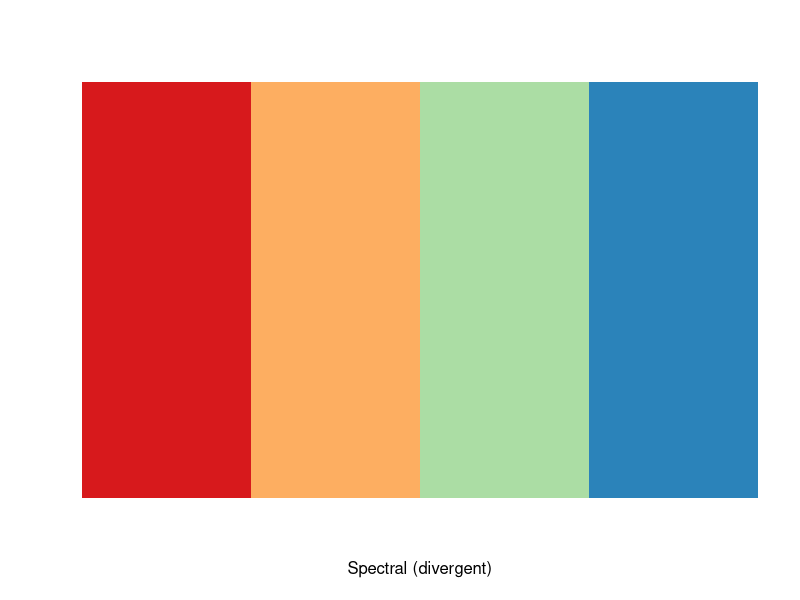

Source code (R): (Note: this script raises an error after producing the figure.)
rm(list=ls())

#library("epanetReader")
library("car")
library("dplyr")

##################################################
#ZOI.dat <- read.inp("hydro_echo_NAA_20220624.inp")
#str(ZOI.dat)



##################################################
library("RColorBrewer")
display.brewer.pal(4, "Spectral")
brewer.pal(4, "Spectral")

flow.dat <- read.csv("data_inflow/Inflow.csv")
flow.dat <- transform(flow.dat, bg.col = ifelse(OMR < -6000, "#D7191C95", ifelse(OMR < -4900 & OMR >-6000, "#FDAE6195", ifelse(OMR > -2200, "#2B83BA95", "#ABDDA495"))))
flow.dat <- transform(flow.dat, bg.col = as.character(bg.col))

flow.dat[1:50,]
flow.dat[400:500,]

head(flow.dat)
unique(flow.dat$OMR)

############### Quantile Subset ##############

flow.dat <- read.csv("data_inflow/Inflow.csv")

###############

Sac.quant <- quantile(flow.dat$Sac.cfs, probs = c(0.25, 0.5, 0.75))
Sjr.quant <- quantile(flow.dat$SJR.cfs, probs = c(0.25, 0.5, 0.75))
# Sac.quant <- quantile(flow.dat$Sac.cfs, probs = c(0.2, 0.5, 0.8))
# Sjr.quant <- quantile(flow.dat$SJR.cfs, probs = c(0.2, 0.5, 0.8))

Flow.subset <- transform(flow.dat, Sub.group = ifelse(Sac.cfs <=  1.2*Sac.quant[[2]] &
                                                        Sac.cfs >=  0.8*Sac.quant[[2]] &
                                                        SJR.cfs <= 1.2*Sjr.quant[[1]] &
                                                        SJR.cfs >= 0.8*Sjr.quant[[1]], "A",
                                                      ifelse(Sac.cfs <=  1.2*Sac.quant[[2]] &
                                                               Sac.cfs >=  0.8*Sac.quant[[2]] &
                                                               SJR.cfs <= 1.2*Sjr.quant[[2]] &
                                                               SJR.cfs >= 0.8*Sjr.quant[[2]], "B",
                                                             ifelse(Sac.cfs <=  1.2*Sac.quant[[2]] &
                                                                      Sac.cfs >=  0.8*Sac.quant[[2]] &
                                                                      SJR.cfs <= 1.2*Sjr.quant[[3]] &
                                                                      SJR.cfs >= 0.8*Sjr.quant[[3]], "C",
                                                                    ifelse(SJR.cfs <=  1.2*Sjr.quant[[2]] &
                                                                             SJR.cfs >=  0.8*Sjr.quant[[2]] &
                                                                             Sac.cfs <= 1.2*Sac.quant[[1]] &
                                                                             Sac.cfs >= 0.8*Sac.quant[[1]], "D",
                                                                           ifelse(SJR.cfs <=  1.2*Sjr.quant[[2]] &
                                                                                    SJR.cfs >=  0.8*Sjr.quant[[2]] &
                                                                                    Sac.cfs <= 1.2*Sac.quant[[3]] &
                                                                                    Sac.cfs >= 0.8*Sac.quant[[3]], "E", "F"))))))


Flow.subset <- subset(Flow.subset, Sub.group != "F")
nrow(Flow.subset)

### Summarize counts of OMR across groups ###

Flow.sum <- Flow.subset %>%
  group_by(OMR, Sub.group) %>%
  summarise(Count = length(OMR)) %>%
  as.data.frame(Flow.sum)

Flow.sum


## Added: plot the subsetted data to check -----------------------------------
library(ggplot2)
library(viridis)

plot.subsetted <- ggplot(Flow.subset) +
  geom_point(aes(x = Sac.cfs, y = SJR.cfs, color = Sub.group, shape = factor(OMR)), size = 3) +
  geom_vline(xintercept = Sac.quant[[2]], linetype = "dashed") +
  geom_hline(yintercept = Sjr.quant[[2]], linetype = "dashed") +
  labs(x = "Sacramento Inflow (cfs)", y = "SJR Inflow (cfs)") +
  scale_color_viridis(option = "turbo", discrete = TRUE) +
  theme_bw()

png(filename = here::here("figures", "plot_subsetteddata_quantiles.png"),
    width = 7, height = 5, units = "in",
    pointsize = 12, family = "sans", res = 300)
plot.subsetted
dev.off()





### Alternatively subset Directly ##
Flow.subset <- subset(flow.dat, Sac.cfs <=  1.2*Sac.quant[[2]] &
                        Sac.cfs >=  0.8*Sac.quant[[2]] &
                        SJR.cfs <= 1.2*Sjr.quant[[1]] &
                        SJR.cfs >= 0.8*Sjr.quant[[1]] |

                        Sac.cfs <=  1.2*Sac.quant[[2]] &
                        Sac.cfs >=  0.8*Sac.quant[[2]] &
                        SJR.cfs <= 1.2*Sjr.quant[[2]] &
                        SJR.cfs >= 0.8*Sjr.quant[[2]] |

                        Sac.cfs <=  1.2*Sac.quant[[2]] &
                        Sac.cfs >=  0.8*Sac.quant[[2]] &
                        SJR.cfs <= 1.2*Sjr.quant[[3]] &
                        SJR.cfs >= 0.8*Sjr.quant[[3]] |

                        SJR.cfs <=  1.2*Sjr.quant[[2]] &
                        SJR.cfs >=  0.8*Sjr.quant[[2]] &
                        Sac.cfs <= 1.2*Sac.quant[[1]] &
                        Sac.cfs >= 0.8*Sac.quant[[1]] |

                        SJR.cfs <=  1.2*Sjr.quant[[2]] &
                        SJR.cfs >=  0.8*Sjr.quant[[2]] &
                        Sac.cfs <= 1.2*Sac.quant[[3]] &
                        Sac.cfs >= 0.8*Sac.quant[[3]])

nrow(Flow.subset)


########################################################
################## Quantile Plot #######################
########################################################

jpeg(filename = "figures/Quantile_subset.jpg", height=7.5, width = 5.5, units="in", bg="white", res=500)

par(mfrow=c(2,1), oma=c(3.25, 3.75, 0.5, 1), mar=c(0.25, 0.75, 0.25, 0.25), bty="l")

plot(flow.dat$Sac.cfs, flow.dat$SJR.cfs, pch=21, lwd=0.25, bg=flow.dat$bg.col, cex=1.2, xlim=c(5000, 80000), ylim=c(0, 20000), las=1, xlab="", ylab="", axes=FALSE, frame=TRUE)
axis(1, at = c(20000, 40000, 60000, 80000), labels=FALSE)
axis(2, at = c(0, 5000, 10000, 15000, 20000), las=1)

polygon(c(0.8*Sac.quant[[2]], 1.2*Sac.quant[[2]], 1.2*Sac.quant[[2]], 0.8*Sac.quant[[2]]),
        c(0.8*Sjr.quant[[2]], 0.8*Sjr.quant[[2]], 1.2*Sjr.quant[[2]], 1.2*Sjr.quant[[2]]), lty=2, border="navy")

polygon(c(0.8*Sac.quant[[2]], 1.2*Sac.quant[[2]], 1.2*Sac.quant[[2]], 0.8*Sac.quant[[2]]),
        c(0.8*Sjr.quant[[1]], 0.8*Sjr.quant[[1]], 1.2*Sjr.quant[[1]], 1.2*Sjr.quant[[1]]), lty=2, border="navy")

polygon(c(0.8*Sac.quant[[2]], 1.2*Sac.quant[[2]], 1.2*Sac.quant[[2]], 0.8*Sac.quant[[2]]),
        c(0.8*Sjr.quant[[3]], 0.8*Sjr.quant[[3]], 1.2*Sjr.quant[[3]], 1.2*Sjr.quant[[3]]), lty=2, border="navy")


#Sac quantiles
lines(c(Sac.quant[[2]], Sac.quant[[2]]), c(0, 20000), lty=2, lwd=0.8, col="black")
#SJR quantiles
lines(c(0, 90000), c(Sjr.quant[[2]], Sjr.quant[[2]]), lty=2, lwd=0.8, col="black")

points(c(70000, 70000, 70000, 70000), c(20000, 19250, 18500, 17750), pch=21, lwd=0.5, bg=c("#D7191C", "#FDAE61", "#ABDDA4", "#2B83BA"))
text(c(70000, 70000, 70000, 70000), c(20000, 19250, 18500, 17750), labels=c("-6,500", "-5,000", "-3,500", "-2,000"), pos=4, cex=0.75)

mtext(2, text="San Joaquin Inflow (cfs)", line=3.5)

plot(flow.dat$Sac.cfs, flow.dat$SJR.cfs, pch=21, lwd=0.25, bg=flow.dat$bg.col, cex=1.2, xlim=c(5000, 80000), ylim=c(0, 20000), las=1, xlab="", ylab="", axes=FALSE, frame=TRUE)
axis(1, at = c(20000, 40000, 60000, 80000))
axis(2, at = c(0, 5000, 10000, 15000, 20000), las=1)

polygon(c(0.8*Sac.quant[[2]], 1.2*Sac.quant[[2]], 1.2*Sac.quant[[2]], 0.8*Sac.quant[[2]]),
        c(0.8*Sjr.quant[[2]], 0.8*Sjr.quant[[2]], 1.2*Sjr.quant[[2]], 1.2*Sjr.quant[[2]]), lty=2, border="navy")

polygon(c(0.8*Sac.quant[[1]], 1.2*Sac.quant[[1]], 1.2*Sac.quant[[1]], 0.8*Sac.quant[[1]]),
        c(0.8*Sjr.quant[[2]], 0.8*Sjr.quant[[2]], 1.2*Sjr.quant[[2]], 1.2*Sjr.quant[[2]]), lty=2, border="navy")

polygon(c(0.8*Sac.quant[[3]], 1.2*Sac.quant[[3]], 1.2*Sac.quant[[3]], 0.8*Sac.quant[[3]]),
        c(0.8*Sjr.quant[[2]], 0.8*Sjr.quant[[2]], 1.2*Sjr.quant[[2]], 1.2*Sjr.quant[[2]]), lty=2, border="navy")


#Sac quantiles
lines(c(Sac.quant[[2]], Sac.quant[[2]]), c(0, 20000), lty=2, lwd=0.8, col="black")
#SJR quantiles
lines(c(0, 90000), c(Sjr.quant[[2]], Sjr.quant[[2]]), lty=2, lwd=0.8, col="black")


mtext(1, text="Sacramento Inflow (cfs)", line=2.25)
mtext(2, text="San Joaquin Inflow (cfs)", line=3.5)

dev.off()



############# OMR Frequency ################

flow.sum <- flow.dat %>%
  group_by(OMR) %>%
  summarise(tot.count = length(OMR)) %>%
  as.data.frame(flow.sum)

flow.sum

################# Quantiles and plot ##################

Sac.quant <- quantile(flow.dat$Sac.cfs, probs = c(0.25, 0.5, 0.75))
Sjr.quant <- quantile(flow.dat$SJR.cfs, probs = c(0.25, 0.5, 0.75))


jpeg(filename = "Sac_SJR_Inflow.jpg", heigh=5, width = 7, units="in", bg="white", res=500)

par(mfrow=c(1,1), oma=c(3.25, 3.75, 0.5, 0.5), mar=c(0.25, 0.75, 0.5, 0.25), bty="l")

plot(flow.dat$Sac.cfs, flow.dat$SJR.cfs, pch=21, lwd=0.25, bg=flow.dat$bg.col, cex=1.2, xlim=c(5000, 80000), ylim=c(0, 20000), las=1, xlab="", ylab="")
par(new=TRUE)
dataEllipse(flow.dat$Sac.cfs, flow.dat$SJR.cfs, levels=c(0.25, 0.5, 0.75), center.cex = 0.5, ellipse.label = c(0.25, 0.5, 0.75), plot.points=FALSE, xlim=c(5000, 80000), ylim=c(0, 20000), las=1, xlab="", ylab="", col="black", lwd=0.8)

#Sac quantiles
lines(c(Sac.quant[[1]], Sac.quant[[1]]), c(0, 20000), lty=2, lwd=0.8, col="black")
lines(c(Sac.quant[[2]], Sac.quant[[2]]), c(0, 20000), lty=2, lwd=0.8, col="black")
lines(c(Sac.quant[[3]], Sac.quant[[3]]), c(0, 20000), lty=2, lwd=0.8, col="black")

#SJR quantiles
lines(c(0, 90000), c(Sjr.quant[[1]], Sjr.quant[[1]]), lty=2, lwd=0.8, col="black")
lines(c(0, 90000), c(Sjr.quant[[2]], Sjr.quant[[2]]), lty=2, lwd=0.8, col="black")
lines(c(0, 90000), c(Sjr.quant[[3]], Sjr.quant[[3]]), lty=2, lwd=0.8, col="black")

text(Sac.quant[[1]], Sjr.quant[[1]], labels=expression("25"^"th"), cex=0.75)
text(Sac.quant[[2]], Sjr.quant[[2]], labels=expression("50"^"th"), cex=0.75)
text(Sac.quant[[3]], Sjr.quant[[3]], labels=expression("75"^"th"), cex=0.75)

points(c(75000, 75000, 75000, 75000), c(20000, 19250, 18500, 17750), pch=21, lwd=0.5, bg=c("#D7191C", "#FDAE61", "#ABDDA4", "#2B83BA"))
text(c(75000, 75000, 75000, 75000), c(20000, 19250, 18500, 17750), labels=c("-6,500", "-5,000", "-3,500", "-2,000"), pos=4, cex=0.75)


mtext(1, text="Sacramento Inflow (cfs)", line=2.25)
mtext(2, text="San Joaquin Inflow (cfs)", line=3.5)

dev.off()

###########################################



################# 50th percentile ###################
flow.sub50 <- subset(flow.dat, Sac.cfs <= 1.1*Sac.quant[[2]] &
                       Sac.cfs >= 0.9*Sac.quant[[2]] &
                       SJR.cfs <= 1.1*Sjr.quant[[2]] &
                       SJR.cfs >= 0.9*Sjr.quant[[2]])

flow.sum50 <- flow.sub50 %>%
  group_by(OMR) %>%
  summarise(count = length(OMR)) %>%
  as.data.frame(flow.sum50)

flow.sum50

########## 25th percentile #############
flow.sub25 <- subset(flow.dat, Sac.cfs <= 1.1*Sac.quant[[1]] &
                       Sac.cfs >= 0.9*Sac.quant[[1]] &
                       SJR.cfs <= 1.1*Sjr.quant[[1]] &
                       SJR.cfs >= 0.9*Sjr.quant[[1]])

flow.sum25 <- flow.sub25 %>%
  group_by(OMR) %>%
  summarise(count = length(OMR)) %>%
  as.data.frame(flow.sum25)

flow.sum25


########## 75th percentile #############
flow.sub75 <- subset(flow.dat, Sac.cfs <= 1.1*Sac.quant[[3]] &
                       Sac.cfs >= 0.9*Sac.quant[[3]] &
                       SJR.cfs <= 1.1*Sjr.quant[[3]] &
                       SJR.cfs >= 0.9*Sjr.quant[[3]])

flow.sum75 <- flow.sub75 %>%
  group_by(OMR) %>%
  summarise(count = length(OMR)) %>%
  as.data.frame(flow.sum75)

flow.sum75


#################################################################
############ iterating across different quantiles ###############
#################################################################



quants <- seq(0.15, 0.85, 0.05)

dat.goods <- data.frame(OMR=NA, count = NA, quant = NA)

for(i in 1:length(quants)){
  SJR.Quant <- quantile(flow.dat$SJR.cfs, probs = quants[[i]])
  Sac.Quant <- quantile(flow.dat$Sac.cfs, probs = quants[[i]])

  flow.sub <- subset(flow.dat, Sac.cfs <= 1.15*Sac.Quant &
                       Sac.cfs >= 0.85*Sac.Quant &
                       SJR.cfs <= 1.15*SJR.Quant &
                       SJR.cfs >= 0.85*SJR.Quant)

  sum.flow <- flow.sub %>%
    group_by(OMR) %>%
    summarise(count = length(OMR)) %>%
    as.data.frame(sum.flow)

  sum.flow$quant <- quants[[i]]
  dat.goods <- rbind(dat.goods, sum.flow)
}

dat.goods <- dat.goods[-1,]
dat.goods

dat.goods <- merge(dat.goods, flow.sum, by="OMR", all.x=TRUE)
dat.goods <- transform(dat.goods, perc.rep = (count/tot.count))
dat.goods <- dat.goods[order(dat.goods$quant),]

dat.goods.csv <- write.csv(dat.goods, "quantile_counts.csv", row.names=FALSE)


####################### Quantile Box #######################


jpeg(filename = "Inflow_subset.jpg", heigh=5, width = 7, units="in", bg="white", res=500)

par(mfrow=c(1,1), oma=c(3.25, 3.75, 0.5, 0.5), mar=c(0.25, 0.75, 0.5, 0.25), bty="l")

plot(flow.dat$Sac.cfs, flow.dat$SJR.cfs, pch=21, lwd=0.25, bg=flow.dat$bg.col, cex=1.2, xlim=c(5000, 80000), ylim=c(0, 20000), las=1, xlab="", ylab="")

polygon(c(0.85*Sac.quant[[2]], 1.15*Sac.quant[[2]], 1.15*Sac.quant[[2]], 0.85*Sac.quant[[2]]),
        c(0.85*Sjr.quant[[2]], 0.85*Sjr.quant[[2]], 1.15*Sjr.quant[[2]], 1.15*Sjr.quant[[2]]), lty=2, border="white")


#Sac quantiles
lines(c(Sac.quant[[2]], Sac.quant[[2]]), c(0, 20000), lty=2, lwd=0.8, col="black")
#SJR quantiles
lines(c(0, 90000), c(Sjr.quant[[2]], Sjr.quant[[2]]), lty=2, lwd=0.8, col="black")
#text(Sac.quant[[2]], Sjr.quant[[2]], labels=expression("50"^"th"), cex=0.75)

points(c(75000, 75000, 75000, 75000), c(20000, 19250, 18500, 17750), pch=21, lwd=0.5, bg=c("#D7191C", "#FDAE61", "#ABDDA4", "#2B83BA"))
text(c(75000, 75000, 75000, 75000), c(20000, 19250, 18500, 17750), labels=c("-6,500", "-5,000", "-3,500", "-2,000"), pos=4, cex=0.75)


mtext(1, text="Sacramento Inflow (cfs)", line=2.25)
mtext(2, text="San Joaquin Inflow (cfs)", line=3.5)

dev.off()








